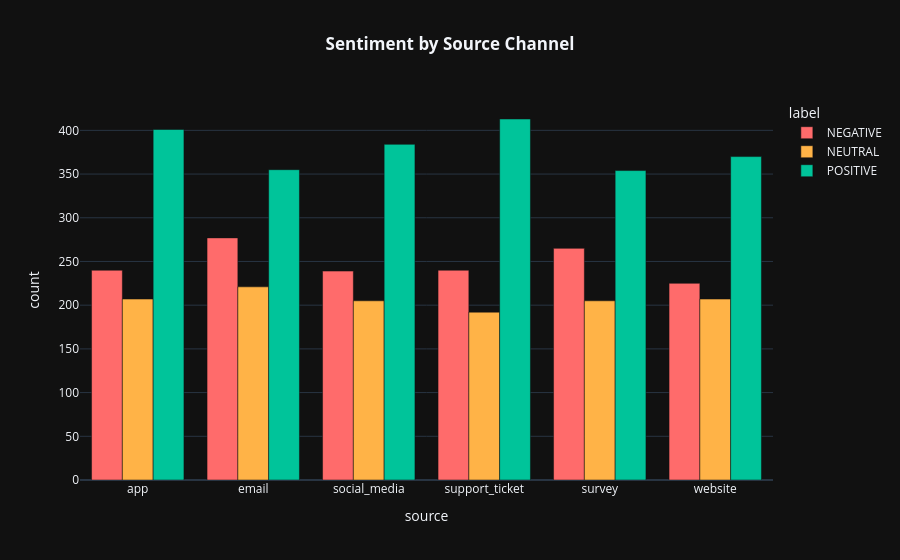

The notebook cell this image was saved under:
### Markdown cell above
## 9 · Source Channel Analysis

### Code cell
source_sent = df.groupby(['source','label']).size().reset_index(name='count')
fig = px.bar(source_sent, x='source', y='count', color='label', barmode='group',
             color_discrete_map=color_map, title='<b>Sentiment by Source Channel</b>',
             template='plotly_dark')
fig.update_layout(height=420, title_x=0.5)
fig.show()

### Figure 1 — Plotly figure (JSON) as saved in the notebook; plotly's stock layout.template omitted (floating-point values rounded to 4 significant figures)
{"data": [{"alignmentgroup": "True", "hovertemplate": "label=NEGATIVE<br>source=%{x}<br>count=%{y}<extra></extra>", "legendgroup": "NEGATIVE", "marker": {"color": "#FF6B6B", "pattern": {"shape": ""}}, "name": "NEGATIVE", "offsetgroup": "NEGATIVE", "orientation": "v", "showlegend": true, "textposition": "auto", "type": "bar", "x": ["app", "email", "social_media", "support_ticket", "survey", "website"], "xaxis": "x", "y": [240, 277, 239, 240, 265, 225], "yaxis": "y"}, {"alignmentgroup": "True", "hovertemplate": "label=NEUTRAL<br>source=%{x}<br>count=%{y}<extra></extra>", "legendgroup": "NEUTRAL", "marker": {"color": "#FFB347", "pattern": {"shape": ""}}, "name": "NEUTRAL", "offsetgroup": "NEUTRAL", "orientation": "v", "showlegend": true, "textposition": "auto", "type": "bar", "x": ["app", "email", "social_media", "support_ticket", "survey", "website"], "xaxis": "x", "y": [207, 221, 205, 192, 205, 207], "yaxis": "y"}, {"alignmentgroup": "True", "hovertemplate": "label=POSITIVE<br>source=%{x}<br>count=%{y}<extra></extra>", "legendgroup": "POSITIVE", "marker": {"color": "#00C49A", "pattern": {"shape": ""}}, "name": "POSITIVE", "offsetgroup": "POSITIVE", "orientation": "v", "showlegend": true, "textposition": "auto", "type": "bar", "x": ["app", "email", "social_media", "support_ticket", "survey", "website"], "xaxis": "x", "y": [401, 355, 384, 413, 354, 370], "yaxis": "y"}], "layout": {"autosize": true, "barmode": "group", "legend": {"title": {"text": "label"}, "tracegroupgap": 0}, "title": {"text": "<b>Sentiment by Source Channel</b>", "x": 0.5}, "xaxis": {"anchor": "y", "autorange": true, "domain": [0, 1], "range": [-0.5, 5.5], "title": {"text": "source"}, "type": "category"}, "yaxis": {"anchor": "x", "autorange": true, "domain": [0, 1], "range": [0, 434.7], "title": {"text": "count"}, "type": "linear"}}}
